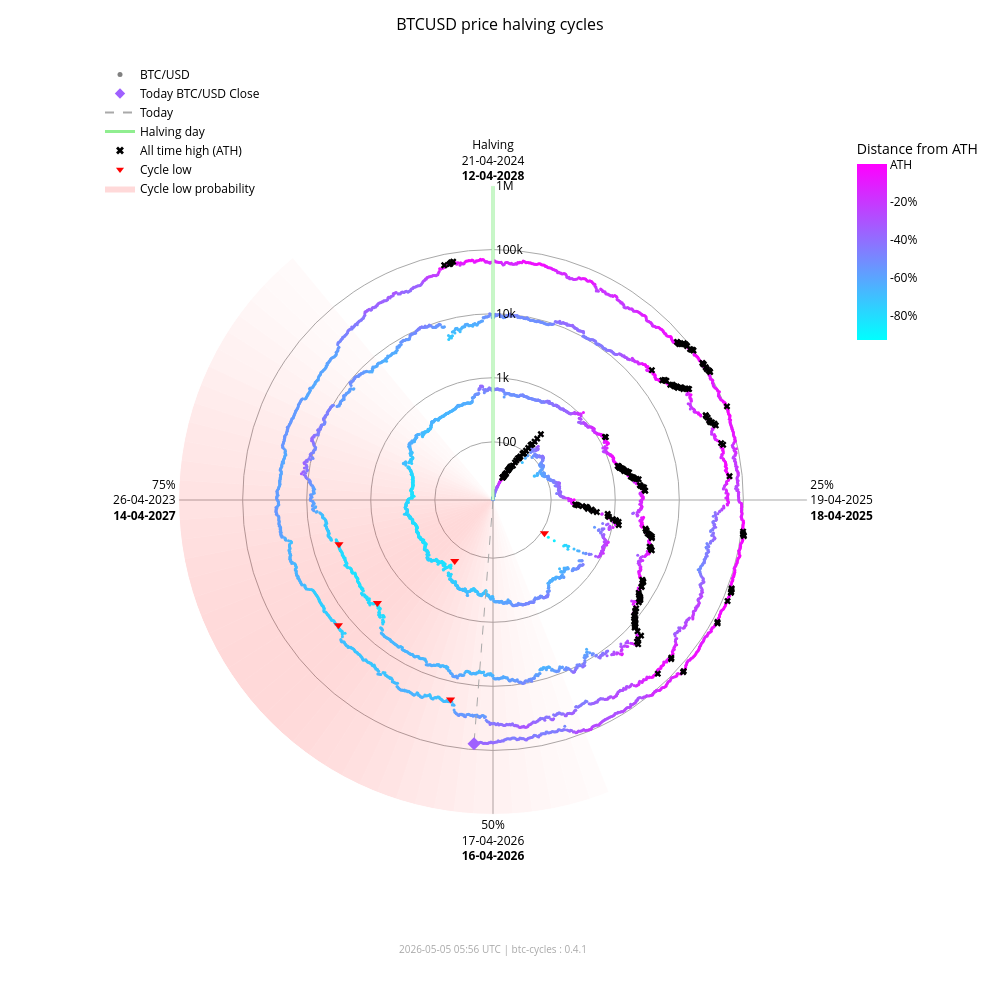

This figure's notebook cell:
### Markdown cell above
### Interactive chart (plotly)

### Code cell
fig_interactive = btc.plot(
    kind="interactive",
    from_date="2012-11-28",
)
# plotly config for interactivity
config = {"scrollZoom": True, "displayModeBar": True}
# display in notebook
fig_interactive.show(config=config)

### Figure 1 — Plotly figure (JSON) as saved in the notebook; plotly's stock layout.template omitted (floating-point values rounded to 4 significant figures; data arrays with more than 128 entries replaced by an {"elided": "..."} marker saying what was removed)
{"data": [{"fill": "toself", "fillcolor": "rgba(255,0,0,0.017168280509461755)", "hoverinfo": "skip", "line": {"width": 0}, "mode": "lines", "r": [12.35, 1000000, 1000000, 12.35, 12.35], "showlegend": false, "theta": [158.4, 158.4, 162.0, 162.0, 158.4], "type": "scatterpolar"}, {"fill": "toself", "fillcolor": "rgba(255,0,0,0.022114794501891175)", "hoverinfo": "skip", "line": {"width": 0}, "mode": "lines", "r": [12.35, 1000000, 1000000, 12.35, 12.35], "showlegend": false, "theta": [162.0, 162.0, 165.6, 165.6, 162.0], "type": "scatterpolar"}, {"fill": "toself", "fillcolor": "rgba(255,0,0,0.02790404259511669)", "hoverinfo": "skip", "line": {"width": 0}, "mode": "lines", "r": [12.35, 1000000, 1000000, 12.35, 12.35], "showlegend": false, "theta": [165.6, 165.6, 169.2, 169.2, 165.6], "type": "scatterpolar"}, {"fill": "toself", "fillcolor": "rgba(255,0,0,0.034518294852420334)", "hoverinfo": "skip", "line": {"width": 0}, "mode": "lines", "r": [12.35, 1000000, 1000000, 12.35, 12.35], "showlegend": false, "theta": [169.2, 169.2, 172.8, 172.8, 169.2], "type": "scatterpolar"}, {"fill": "toself", "fillcolor": "rgba(255,0,0,0.041901979682821514)", "hoverinfo": "skip", "line": {"width": 0}, "mode": "lines", "r": [12.35, 1000000, 1000000, 12.35, 12.35], "showlegend": false, "theta": [172.8, 172.8, 176.4, 176.4, 172.8], "type": "scatterpolar"}, {"fill": "toself", "fillcolor": "rgba(255,0,0,0.04996405861294358)", "hoverinfo": "skip", "line": {"width": 0}, "mode": "lines", "r": [12.35, 1000000, 1000000, 12.35, 12.35], "showlegend": false, "theta": [176.4, 176.4, 180.0, 180.0, 176.4], "type": "scatterpolar"}, {"fill": "toself", "fillcolor": "rgba(255,0,0,0.05858349692240514)", "hoverinfo": "skip", "line": {"width": 0}, "mode": "lines", "r": [12.35, 1000000, 1000000, 12.35, 12.35], "showlegend": false, "theta": [180.0, 180.0, 183.6, 183.6, 180.0], "type": "scatterpolar"}, {"fill": "toself", "fillcolor": "rgba(255,0,0,0.06761662035375064)", "hoverinfo": "skip", "line": {"width": 0}, "mode": "lines", "r": [12.35, 1000000, 1000000, 12.35, 12.35], "showlegend": false, "theta": [183.6, 183.6, 187.2, 187.2, 183.6], "type": "scatterpolar"}, {"fill": "toself", "fillcolor": "rgba(255,0,0,0.07690481219944661)", "hoverinfo": "skip", "line": {"width": 0}, "mode": "lines", "r": [12.35, 1000000, 1000000, 12.35, 12.35], "showlegend": false, "theta": [187.2, 187.2, 190.8, 190.8, 187.2], "type": "scatterpolar"}, {"fill": "toself", "fillcolor": "rgba(255,0,0,0.08628112000611096)", "hoverinfo": "skip", "line": {"width": 0}, "mode": "lines", "r": [12.35, 1000000, 1000000, 12.35, 12.35], "showlegend": false, "theta": [190.8, 190.8, 194.4, 194.4, 190.8], "type": "scatterpolar"}, {"fill": "toself", "fillcolor": "rgba(255,0,0,0.09557490841018089)", "hoverinfo": "skip", "line": {"width": 0}, "mode": "lines", "r": [12.35, 1000000, 1000000, 12.35, 12.35], "showlegend": false, "theta": [194.4, 194.4, 198.0, 198.0, 194.4], "type": "scatterpolar"}, {"fill": "toself", "fillcolor": "rgba(255,0,0,0.10461455782963762)", "hoverinfo": "skip", "line": {"width": 0}, "mode": "lines", "r": [12.35, 1000000, 1000000, 12.35, 12.35], "showlegend": false, "theta": [198.0, 198.0, 201.6, 201.6, 198.0], "type": "scatterpolar"}, {"fill": "toself", "fillcolor": "rgba(255,0,0,0.11322908719652829)", "hoverinfo": "skip", "line": {"width": 0}, "mode": "lines", "r": [12.35, 1000000, 1000000, 12.35, 12.35], "showlegend": false, "theta": [201.6, 201.6, 205.2, 205.2, 201.6], "type": "scatterpolar"}, {"fill": "toself", "fillcolor": "rgba(255,0,0,0.12125015337052986)", "hoverinfo": "skip", "line": {"width": 0}, "mode": "lines", "r": [12.35, 1000000, 1000000, 12.35, 12.35], "showlegend": false, "theta": [205.2, 205.2, 208.8, 208.8, 205.2], "type": "scatterpolar"}, {"fill": "toself", "fillcolor": "rgba(255,0,0,0.12851590515331976)", "hoverinfo": "skip", "line": {"width": 0}, "mode": "lines", "r": [12.35, 1000000, 1000000, 12.35, 12.35], "showlegend": false, "theta": [208.8, 208.8, 212.4, 212.4, 208.8], "type": "scatterpolar"}, {"fill": "toself", "fillcolor": "rgba(255,0,0,0.13487757461161184)", "hoverinfo": "skip", "line": {"width": 0}, "mode": "lines", "r": [12.35, 1000000, 1000000, 12.35, 12.35], "showlegend": false, "theta": [212.4, 212.4, 216.0, 216.0, 212.4], "type": "scatterpolar"}, {"fill": "toself", "fillcolor": "rgba(255,0,0,0.14020862181849592)", "hoverinfo": "skip", "line": {"width": 0}, "mode": "lines", "r": [12.35, 1000000, 1000000, 12.35, 12.35], "showlegend": false, "theta": [216.0, 216.0, 219.6, 219.6, 216.0], "type": "scatterpolar"}, {"fill": "toself", "fillcolor": "rgba(255,0,0,0.14441504950654527)", "hoverinfo": "skip", "line": {"width": 0}, "mode": "lines", "r": [12.35, 1000000, 1000000, 12.35, 12.35], "showlegend": false, "theta": [219.6, 219.6, 223.2, 223.2, 219.6], "type": "scatterpolar"}, {"fill": "toself", "fillcolor": "rgba(255,0,0,0.14744459351271713)", "hoverinfo": "skip", "line": {"width": 0}, "mode": "lines", "r": [12.35, 1000000, 1000000, 12.35, 12.35], "showlegend": false, "theta": [223.2, 223.2, 226.8, 226.8, 223.2], "type": "scatterpolar"}, {"fill": "toself", "fillcolor": "rgba(255,0,0,0.14929223192296423)", "hoverinfo": "skip", "line": {"width": 0}, "mode": "lines", "r": [12.35, 1000000, 1000000, 12.35, 12.35], "showlegend": false, "theta": [226.8, 226.8, 230.4, 230.4, 226.8], "type": "scatterpolar"}, {"fill": "toself", "fillcolor": "rgba(255,0,0,0.15)", "hoverinfo": "skip", "line": {"width": 0}, "mode": "lines", "r": [12.35, 1000000, 1000000, 12.35, 12.35], "showlegend": false, "theta": [230.4, 230.4, 234.0, 234.0, 230.4], "type": "scatterpolar"}, {"fill": "toself", "fillcolor": "rgba(255,0,0,0.14965033825231114)", "hoverinfo": "skip", "line": {"width": 0}, "mode": "lines", "r": [12.35, 1000000, 1000000, 12.35, 12.35], "showlegend": false, "theta": [234.0, 234.0, 237.6, 237.6, 234.0], "type": "scatterpolar"}, {"fill": "toself", "fillcolor": "rgba(255,0,0,0.14835378057909807)", "hoverinfo": "skip", "line": {"width": 0}, "mode": "lines", "r": [12.35, 1000000, 1000000, 12.35, 12.35], "showlegend": false, "theta": [237.6, 237.6, 241.2, 241.2, 237.6], "type": "scatterpolar"}, {"fill": "toself", "fillcolor": "rgba(255,0,0,0.14623322283554635)", "hoverinfo": "skip", "line": {"width": 0}, "mode": "lines", "r": [12.35, 1000000, 1000000, 12.35, 12.35], "showlegend": false, "theta": [241.2, 241.2, 244.8, 244.8, 241.2], "type": "scatterpolar"}, {"fill": "toself", "fillcolor": "rgba(255,0,0,0.1434078538226231)", "hoverinfo": "skip", "line": {"width": 0}, "mode": "lines", "r": [12.35, 1000000, 1000000, 12.35, 12.35], "showlegend": false, "theta": [244.8, 244.8, 248.4, 248.4, 244.8], "type": "scatterpolar"}, {"fill": "toself", "fillcolor": "rgba(255,0,0,0.13997983179373427)", "hoverinfo": "skip", "line": {"width": 0}, "mode": "lines", "r": [12.35, 1000000, 1000000, 12.35, 12.35], "showlegend": false, "theta": [248.4, 248.4, 252.0, 252.0, 248.4], "type": "scatterpolar"}, {"fill": "toself", "fillcolor": "rgba(255,0,0,0.13602598258454268)", "hoverinfo": "skip", "line": {"width": 0}, "mode": "lines", "r": [12.35, 1000000, 1000000, 12.35, 12.35], "showlegend": false, "theta": [252.0, 252.0, 255.6, 255.6, 252.0], "type": "scatterpolar"}, {"fill": "toself", "fillcolor": "rgba(255,0,0,0.13159547355344953)", "hoverinfo": "skip", "line": {"width": 0}, "mode": "lines", "r": [12.35, 1000000, 1000000, 12.35, 12.35], "showlegend": false, "theta": [255.6, 255.6, 259.2, 259.2, 255.6], "type": "scatterpolar"}, {"fill": "toself", "fillcolor": "rgba(255,0,0,0.12671301775492697)", "hoverinfo": "skip", "line": {"width": 0}, "mode": "lines", "r": [12.35, 1000000, 1000000, 12.35, 12.35], "showlegend": false, "theta": [259.2, 259.2, 262.8, 262.8, 259.2], "type": "scatterpolar"}, {"fill": "toself", "fillcolor": "rgba(255,0,0,0.12138610149219965)", "hoverinfo": "skip", "line": {"width": 0}, "mode": "lines", "r": [12.35, 1000000, 1000000, 12.35, 12.35], "showlegend": false, "theta": [262.8, 262.8, 266.4, 266.4, 262.8], "type": "scatterpolar"}, {"fill": "toself", "fillcolor": "rgba(255,0,0,0.1156142551644921)", "hoverinfo": "skip", "line": {"width": 0}, "mode": "lines", "r": [12.35, 1000000, 1000000, 12.35, 12.35], "showlegend": false, "theta": [266.4, 266.4, 270.0, 270.0, 266.4], "type": "scatterpolar"}, {"fill": "toself", "fillcolor": "rgba(255,0,0,0.10939851441251548)", "hoverinfo": "skip", "line": {"width": 0}, "mode": "lines", "r": [12.35, 1000000, 1000000, 12.35, 12.35], "showlegend": false, "theta": [270.0, 270.0, 273.6, 273.6, 270.0], "type": "scatterpolar"}, {"fill": "toself", "fillcolor": "rgba(255,0,0,0.10274974912946185)", "hoverinfo": "skip", "line": {"width": 0}, "mode": "lines", "r": [12.35, 1000000, 1000000, 12.35, 12.35], "showlegend": false, "theta": [273.6, 273.6, 277.2, 277.2, 273.6], "type": "scatterpolar"}, {"fill": "toself", "fillcolor": "rgba(255,0,0,0.09569517349791425)", "hoverinfo": "skip", "line": {"width": 0}, "mode": "lines", "r": [12.35, 1000000, 1000000, 12.35, 12.35], "showlegend": false, "theta": [277.2, 277.2, 280.8, 280.8, 277.2], "type": "scatterpolar"}, {"fill": "toself", "fillcolor": "rgba(255,0,0,0.08828282625646727)", "hoverinfo": "skip", "line": {"width": 0}, "mode": "lines", "r": [12.35, 1000000, 1000000, 12.35, 12.35], "showlegend": false, "theta": [280.8, 280.8, 284.4, 284.4, 280.8], "type": "scatterpolar"}, {"fill": "toself", "fillcolor": "rgba(255,0,0,0.08058400018765345)", "hoverinfo": "skip", "line": {"width": 0}, "mode": "lines", "r": [12.35, 1000000, 1000000, 12.35, 12.35], "showlegend": false, "theta": [284.4, 284.4, 288.0, 288.0, 284.4], "type": "scatterpolar"}, {"fill": "toself", "fillcolor": "rgba(255,0,0,0.07269354608292704)", "hoverinfo": "skip", "line": {"width": 0}, "mode": "lines", "r": [12.35, 1000000, 1000000, 12.35, 12.35], "showlegend": false, "theta": [288.0, 288.0, 291.6, 291.6, 288.0], "type": "scatterpolar"}, {"fill": "toself", "fillcolor": "rgba(255,0,0,0.06472784449068783)", "hoverinfo": "skip", "line": {"width": 0}, "mode": "lines", "r": [12.35, 1000000, 1000000, 12.35, 12.35], "showlegend": false, "theta": [291.6, 291.6, 295.2, 295.2, 291.6], "type": "scatterpolar"}, {"fill": "toself", "fillcolor": "rgba(255,0,0,0.05682021976743955)", "hoverinfo": "skip", "line": {"width": 0}, "mode": "lines", "r": [12.35, 1000000, 1000000, 12.35, 12.35], "showlegend": false, "theta": [295.2, 295.2, 298.8, 298.8, 295.2], "type": "scatterpolar"}, {"fill": "toself", "fillcolor": "rgba(255,0,0,0.04911378436707333)", "hoverinfo": "skip", "line": {"width": 0}, "mode": "lines", "r": [12.35, 1000000, 1000000, 12.35, 12.35], "showlegend": false, "theta": [298.8, 298.8, 302.4, 302.4, 298.8], "type": "scatterpolar"}, {"fill": "toself", "fillcolor": "rgba(255,0,0,0.04175213714896469)", "hoverinfo": "skip", "line": {"width": 0}, "mode": "lines", "r": [12.35, 1000000, 1000000, 12.35, 12.35], "showlegend": false, "theta": [302.4, 302.4, 306.0, 306.0, 302.4], "type": "scatterpolar"}, {"fill": "toself", "fillcolor": "rgba(255,0,0,0.034868865657538876)", "hoverinfo": "skip", "line": {"width": 0}, "mode": "lines", "r": [12.35, 1000000, 1000000, 12.35, 12.35], "showlegend": false, "theta": [306.0, 306.0, 309.6, 309.6, 306.0], "type": "scatterpolar"}, {"fill": "toself", "fillcolor": "rgba(255,0,0,0.02857722515334582)", "hoverinfo": "skip", "line": {"width": 0}, "mode": "lines", "r": [12.35, 1000000, 1000000, 12.35, 12.35], "showlegend": false, "theta": [309.6, 309.6, 313.2, 313.2, 309.6], "type": "scatterpolar"}, {"fill": "toself", "fillcolor": "rgba(255,0,0,0.022961515313555197)", "hoverinfo": "skip", "line": {"width": 0}, "mode": "lines", "r": [12.35, 1000000, 1000000, 12.35, 12.35], "showlegend": false, "theta": [313.2, 313.2, 316.8, 316.8, 313.2], "type": "scatterpolar"}, {"fill": "toself", "fillcolor": "rgba(255,0,0,0.01807146942917362)", "hoverinfo": "skip", "line": {"width": 0}, "mode": "lines", "r": [12.35, 1000000, 1000000, 12.35, 12.35], "showlegend": false, "theta": [316.8, 316.8, 320.4, 320.4, 316.8], "type": "scatterpolar"}, {"hoverinfo": "text", "marker": {"color": {"elided": "4907 str values"}, "size": 3}, "mode": "markers", "r": {"elided": "4907 float values"}, "showlegend": false, "text": {"elided": "4907 str values"}, "theta": {"elided": "4907 float values"}, "type": "scatterpolar"}, {"hoverinfo": "skip", "line": {"color": "lightgreen", "width": 3}, "mode": "lines", "r": [12.35, 1000000], "showlegend": false, "theta": [0, 0], "type": "scatterpolar"}, {"hoverinfo": "skip", "line": {"color": "darkgrey", "dash": "dash", "width": 1}, "mode": "lines", "r": [12.35, 80970.0], "showlegend": false, "theta": [184.5, 184.5], "type": "scatterpolar"}, {"hoverinfo": "text", "marker": {"color": "#9f60ff", "size": 10, "symbol": "diamond"}, "mode": "markers", "r": [80970.0], "showlegend": false, "text": ["Today<br>Date: 2026-05-05<br>Price: $80,967.30"], "theta": [184.5], "type": "scatterpolar"}, {"hoverinfo": "text", "marker": {"color": "black", "size": 6, "symbol": "x"}, "mode": "markers", "r": {"elided": "195 float values"}, "showlegend": false, "text": {"elided": "195 str values"}, "theta": {"elided": "195 float values"}, "type": "scatterpolar"}, {"hoverinfo": "text", "marker": {"color": "red", "size": 8, "symbol": "triangle-down"}, "mode": "markers", "r": [111.6, 164.9, 3233.0, 3925.0, 18950.0, 15760.0], "showlegend": false, "text": ["Cycle Low<br>Date: 2014-02-21<br>Price: $111.56<br>ATH distance: -91.0%", "Cycle Low<br>Date: 2015-01-14<br>Price: $164.92<br>ATH distance: -86.7%", "Cycle Low<br>Date: 2018-12-15<br>Price: $3,232.51<br>ATH distance: -83.3%", "Cycle Low<br>Date: 2019-03-25<br>Price: $3,924.55<br>ATH distance: -79.7%", "Cycle Low<br>Date: 2022-06-18<br>Price: $18,954.25<br>ATH distance: -71.9%", "Cycle Low<br>Date: 2022-11-21<br>Price: $15,760.19<br>ATH distance: -76.7%"], "theta": [122.8, 212.1, 228.3, 254.0, 192.0, 231.0], "type": "scatterpolar"}, {"marker": {"color": "grey", "size": 5}, "mode": "markers", "name": "BTC/USD", "r": [null], "theta": [null], "type": "scatterpolar"}, {"marker": {"color": "#9f60ff", "size": 8, "symbol": "diamond"}, "mode": "markers", "name": "Today BTC/USD Close", "r": [null], "theta": [null], "type": "scatterpolar"}, {"line": {"color": "darkgrey", "dash": "dash"}, "mode": "lines", "name": "Today", "r": [null], "theta": [null], "type": "scatterpolar"}, {"line": {"color": "lightgreen", "width": 3}, "mode": "lines", "name": "Halving day", "r": [null], "theta": [null], "type": "scatterpolar"}, {"marker": {"color": "black", "size": 7, "symbol": "x"}, "mode": "markers", "name": "All time high (ATH)", "r": [null], "theta": [null], "type": "scatterpolar"}, {"marker": {"color": "red", "size": 7, "symbol": "triangle-down"}, "mode": "markers", "name": "Cycle low", "r": [null], "theta": [null], "type": "scatterpolar"}, {"fill": "toself", "fillcolor": "rgba(255,0,0,0.15)", "line": {"width": 0}, "mode": "lines", "name": "Cycle low probability", "r": [null], "theta": [null], "type": "scatterpolar"}, {"hoverinfo": "skip", "marker": {"cmax": 0, "cmin": -0.9307, "color": [0], "colorbar": {"len": 0.25, "ticktext": ["ATH", "-20%", "-40%", "-60%", "-80%", "-100%"], "tickvals": [0, -0.2, -0.4, -0.6, -0.8, -1.0], "title": {"text": "Distance from ATH"}, "x": 0.95, "y": 0.92, "yanchor": "top"}, "colorscale": {"elided": "256x2 mixed values"}, "showscale": true, "size": 0}, "mode": "markers", "r": [null], "showlegend": false, "theta": [null], "type": "scatterpolar"}], "layout": {"annotations": [{"font": {"color": "darkgrey", "size": 10}, "showarrow": false, "text": "2026-05-05 05:56 UTC | btc-cycles : 0.4.1", "x": 0.5, "xref": "paper", "y": -0.02, "yref": "paper"}], "font": {"color": "black"}, "height": 1000, "legend": {"bgcolor": "rgba(0,0,0,0)", "font": {"color": "black"}, "x": 0.0, "y": 1.0}, "margin": {"b": 60, "l": 100, "r": 80, "t": 60}, "paper_bgcolor": "white", "plot_bgcolor": "white", "polar": {"angularaxis": {"color": "black", "direction": "clockwise", "gridcolor": "darkgrey", "rotation": 90, "ticktext": ["Halving<br>21-04-2024<br><b>12-04-2028</b>", "25%<br>19-04-2025<br><b>18-04-2025</b>", "50%<br>17-04-2026<br><b>16-04-2026</b>", "75%<br>26-04-2023<br><b>14-04-2027</b>"], "tickvals": [0, 90, 180, 270]}, "bgcolor": "white", "domain": {"x": [0.1, 0.9], "y": [0.05, 0.95]}, "radialaxis": {"angle": 90, "color": "black", "gridcolor": "darkgrey", "range": [1.092, 6.0], "tickangle": 90, "ticktext": ["100", "1k", "10k", "100k", "1M"], "tickvals": [100, 1000, 10000, 100000, 1000000], "type": "log"}}, "title": {"font": {"color": "black", "size": 16}, "text": "BTCUSD price halving cycles", "x": 0.5}, "width": 1000}}
